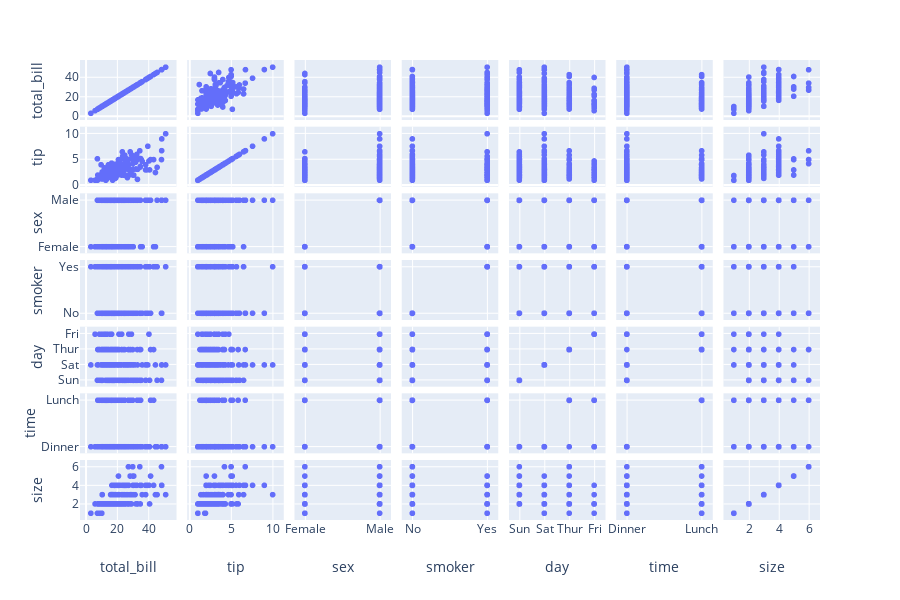

Write notebook code for a chart like this one.
### Code cell
configure_plotly_browser_state()
px.scatter_matrix(tips)

### Figure 1 — Plotly figure (JSON) as saved in the notebook; plotly's stock layout.template omitted (floating-point values rounded to 4 significant figures; data arrays with more than 128 entries replaced by an {"elided": "..."} marker saying what was removed)
{"data": [{"hovertemplate": "%{xaxis.title.text}=%{x}<br>%{yaxis.title.text}=%{y}", "showlegend": false, "legendgroup": "", "dimensions": [{"label": "total_bill", "values": {"elided": "244 float values"}, "axis": {"matches": true}}, {"label": "tip", "values": {"elided": "244 float values"}, "axis": {"matches": true}}, {"label": "sex", "values": {"elided": "244 str values"}, "axis": {"matches": true}}, {"label": "smoker", "values": {"elided": "244 str values"}, "axis": {"matches": true}}, {"label": "day", "values": {"elided": "244 str values"}, "axis": {"matches": true}}, {"label": "time", "values": {"elided": "244 str values"}, "axis": {"matches": true}}, {"label": "size", "values": {"elided": "244 int values"}, "axis": {"matches": true}}], "uid": "9f1f06f3-caae-4f1e-b666-518966083566", "hoverlabel": {"namelength": 0}, "marker": {"color": "#636efa", "symbol": "circle"}, "type": "splom", "name": ""}], "layout": {"dragmode": "select", "margin": {"t": 60}, "legend": {"tracegroupgap": 0}, "height": 600}}
